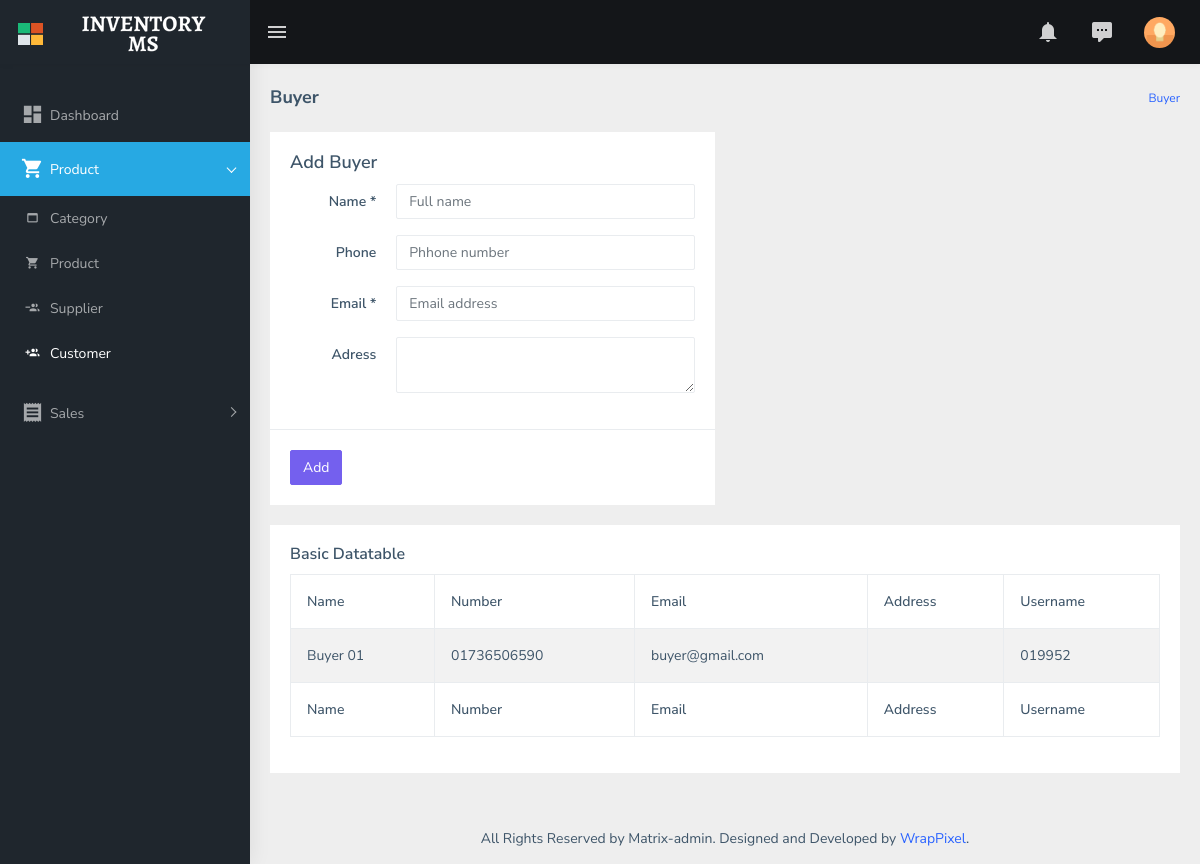
Page /buyer/ (signed in) on the earlier database version.
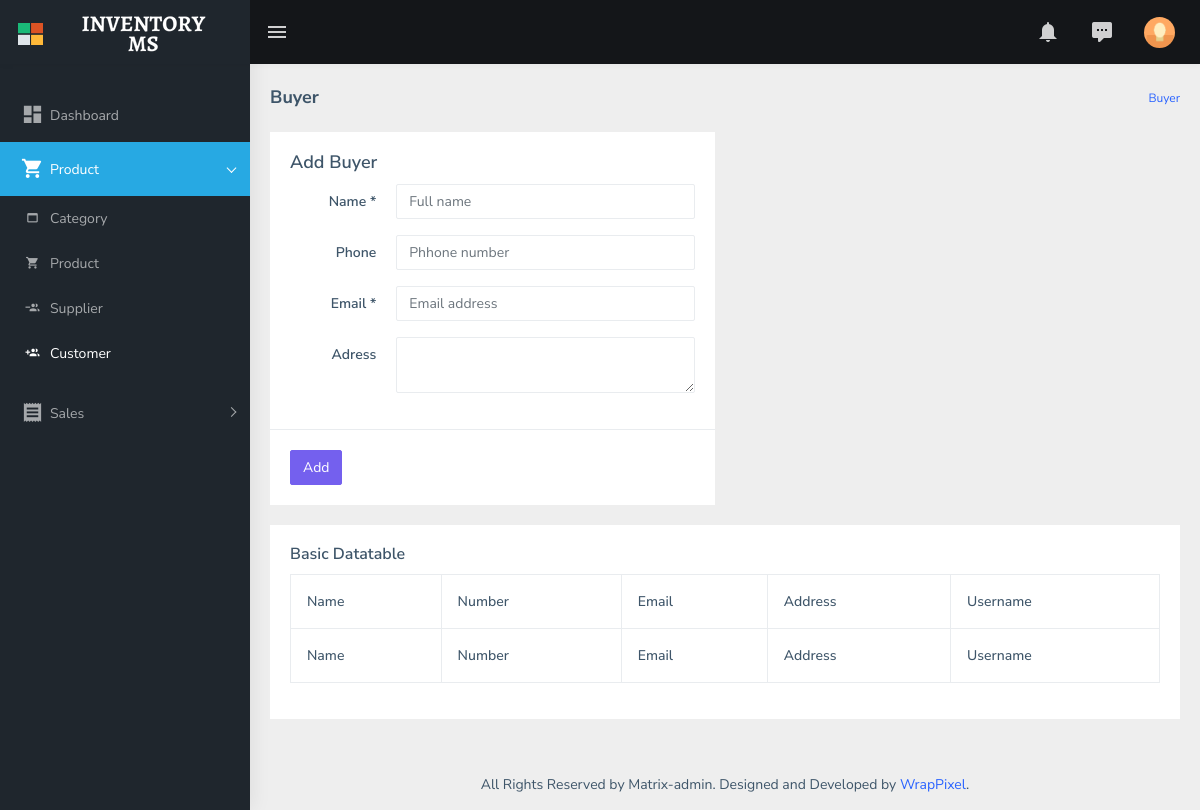
Same page on the later database version.
### store/models.py (models this page shows, shortened)
class Buyer(models.Model):
    user = models.OneToOneField(User, on_delete=models.CASCADE)
    name = models.CharField(max_length=120, unique=True)
    address = models.CharField(max_length=220)
    phone = models.CharField(max_length=11)
    created_date = models.DateField(auto_now_add=True)

class User(AbstractUser):
    @property
    def is_supplier(self):
        if hasattr(self, 'supplier'):
            return True
        return False

### store/views.py (the view, shortened to what this page needs)
# urls.py: path('buyer/', views.BuyerView, name="buyer"),
@login_required
def BuyerView(request):
    buyer_list = Buyer.objects.all()
    context = {
        'supplier': buyer_list
    }
    return render(request, 'buyer.html', context)

### store/templates/buyer.html (shortened to what the changed rows need)
{% extends './asset/base.html' %} {% load static %}  {% block content %}
<div class="container-fluid">
    <div class="row">
        <div class="col-12">
          <div class="card">
            <div class="card-body">
              <div class="table-responsive">
                <table
                  id="zero_config"
                  class="table table-striped table-bordered"
                >
                  <thead>
                    <tr>
                      <th>Name</th>
                      <th>Number</th>
                      <th>Email</th>
                      <th>Address</th>
                      <th>Username</th>
                    </tr>
                  </thead>
                  <tbody>
                    {% for item in supplier %}
                    <tr>
                      <td>{{item.name}}</td>
                      <td>{{item.phone}}</td>
                      <td>{{item.user.email}}</td>
                      <td>{{item.address}}</td>
                      <td>{{item.user}}</td>
                    </tr>
                    {% endfor %}
                  </tbody>
                  <tfoot>
                    <tr>
                      <th>Name</th>
                      <th>Number</th>
                      <th>Email</th>
                      <th>Address</th>
                      <th>Username</th>
                    </tr>
                  </tfoot>
                </table>
              </div>
            </div>
          </div>
        </div>
      </div>
</div>
{% endblock %}

Differences in the rows shown:
removed Buyer: name "Buyer 01", phone "01736506590", user.email "buyer@gmail.com", user "019952"
